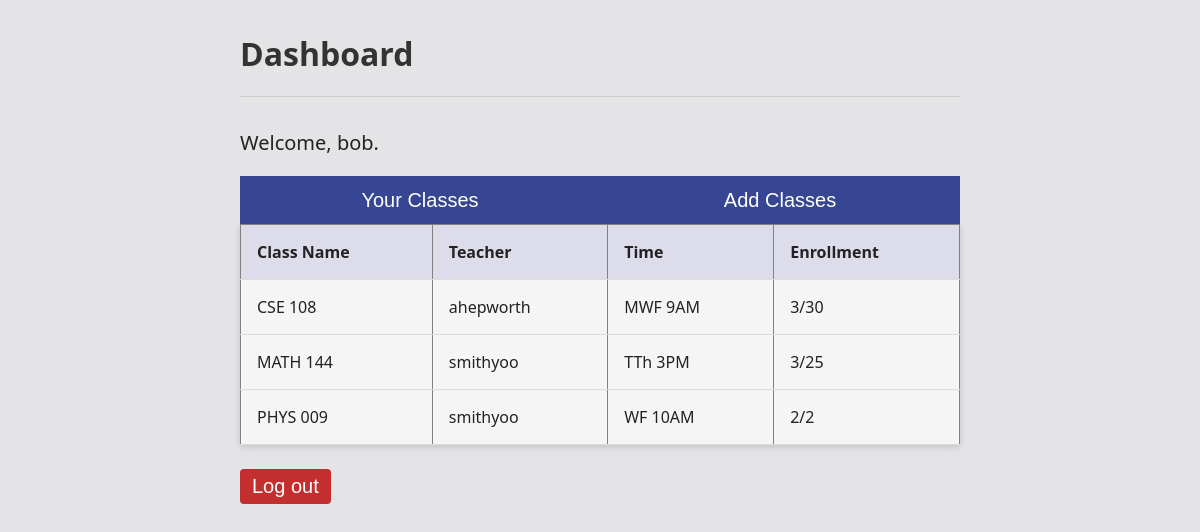
The page /index (signed in) on the database its author committed.
### data_structures.py (models this page shows, shortened)
class User(db.Model, UserMixin):
    id = db.Column(db.Integer, primary_key = True)
    username = db.Column(db.String, unique = True, nullable = False)
    password = db.Column(db.String, nullable = False)
    is_admin = db.Column(db.Boolean, default=False, nullable=False)

class Class(db.Model):
    class_id = db.Column(db.Integer, primary_key = True)
    class_name = db.Column(db.String(70), nullable = False)
    class_time = db.Column(db.String(50), nullable = False)
    class_capacity = db.Column(db.Integer, nullable = False)
    teacher_id = db.Column(db.Integer, db.ForeignKey('teacher.teacher_id'))
    teacher = db.relationship('Teacher', backref='classes')
    enrollments = db.relationship("Enrollment", backref="class")

### app.py (the view, shortened to what this page needs)
    @app.route("/index")
    @login_required
    def index():
        if getattr(current_user, "is_admin", False):
            return redirect(url_for("admin.index"))
        student = Student.query.filter_by(user_id=current_user.id).first()
        teacher = Teacher.query.filter_by(user_id=current_user.id).first()
        if student:
            classes = (
                db.session.query(Class)
                .join(Enrollment, Enrollment.class_id == Class.class_id)
                .filter(Enrollment.student_id == student.student_id)
                .all()
            )
            allClasses = db.session.query(Class).all()
            return render_template(
                "index.html",
                mode="student",
                classes=classes,
                allClasses=allClasses,
            )
        flash("Your account is not linked to a student or teacher record.", "error")
        return redirect(url_for("auth.logout"))

### data_structures.py (called while the page is built)
@login_manager.user_loader
def load_user(user_id):
    return User.query.get(int(user_id))

### templates/index.html (shortened to what this page needs)
{% extends "base.html" %}
{% block body %}
  {% if mode == 'teacher' %}
    <h1>Teacher Dashboard</h1>
    <hr class="line">
    <p style="margin-bottom: 3rem;">Welcome, {{ current_user.username }}.</p>
    {% for c in teacher_classes %}
      <h2>{{ c.class_name }} ({{ c.class_time }})</h2>
      <p>Enrollment: {{ c.enrollments|length }}/{{ c.class_capacity }}</p>
      <table border="1" cellspacing="0" cellpadding="8" style="margin-bottom: 2rem;">
        <thead>
          <tr>
            <th style="width: 70%;">Student</th>
            <th style="width: 30%;">Grade</th>
          </tr>
        </thead>
        <tbody>
          {% for e in c.enrollments %}
          <tr>
            <td>{{ e.student.user.username }}</td>
            <td id="grade-{{ e.enrollment_id }}">
              <button. style="background: none; color: #4652a3; cursor: pointer;" onclick="updateGrade('{{ e.enrollment_id}}')">
                {{ e.grade or "N/A" }}
              </button>
            </td>
          </tr>
          {% endfor %}
        </tbody>
      </table>
    {% endfor %}
  {% else %}
    <h1>Dashboard</h1>
    <hr class="line">
    <p>Welcome, {{ current_user.username }}.</p>
    <div class="button-container">
      <button class="selector-button" onclick="showTab('current')">Your Classes</button>
      <button class="selector-button" onclick="showTab('add')">Add Classes</button>
    </div>
    <div id="current-classes">
      <table border="1" cellspacing="0" cellpadding="8" style="margin-top: 0;">
          <thead>
              <tr>
                  <th>Class Name</th>
                  <th>Teacher</th>
                  <th>Time</th>
                  <th>Enrollment</th>
              </tr>
          </thead>
          <tbody>
              {% for c in classes %}
              <tr>
                  <td>{{ c.class_name }}</td>
                  <td>{{ c.teacher.user.username }}</td>
                  <td>{{ c.class_time }}</td>
                  <td>
                      {{ c.enrollments|length }}/{{ c.class_capacity }}
                  </td>
              </tr>
              {% endfor %}
          </tbody>
      </table>
    </div>
    {% endif %}
    <button style="font-size: 20px; margin-top: 1.5rem; background-color: rgb(195, 46, 46);">
      <a
        style="text-decoration: none; color: white;"
        href="{{ url_for('auth.logout') }}"
      >Log out</a>
    </button>
{% endblock %}

### static/css/styles.css (style rules this page uses)
body { font-family: system-ui, Arial, sans-serif; background-color: #e4e4e6; color: #222; margin: 0; padding: 0; }
h1, h2 { color: #333; }
.line { border: none; border-top: 1px solid #ccc; margin: 0 0 2rem 0; }
p { font-size: 20px; }
.button-container { display: flex; gap: 0; width: 100%; }
.selector-button { font-size: 20px; background-color: #374693; width: 50%; height: 3rem; border-radius: 0; }
button { background-color: #4652a3; color: white; border: none; border-radius: 4px; padding: 6px 12px; cursor: pointer; font-size: 14px; }
table { width: 100%; border-collapse: collapse; margin-top: 12px; overflow: hidden; background-color: #f5f5f5; box-shadow: 0 2px 6px rgba(59, 59, 59, 0.2); }
th, td { text-align: left; padding: 1rem; border-bottom: 1px solid #ddd; }
th { background-color: #dddceb; }

### templates/base.html (style rules this page uses)
body { font-family: system-ui, Arial, sans-serif; margin: 2rem; }

### rows shown on the page
User: username "bob"
Class: class_name "CSE 108", teacher.user.username "ahepworth", class_time "MWF 9AM", enrollments|length "3", class_capacity "30"
Class: class_name "MATH 144", teacher.user.username "smithyoo", class_time "TTh 3PM", enrollments|length "3", class_capacity "25"
Class: class_name "PHYS 009", teacher.user.username "smithyoo", class_time "WF 10AM", enrollments|length "2", class_capacity "2"
